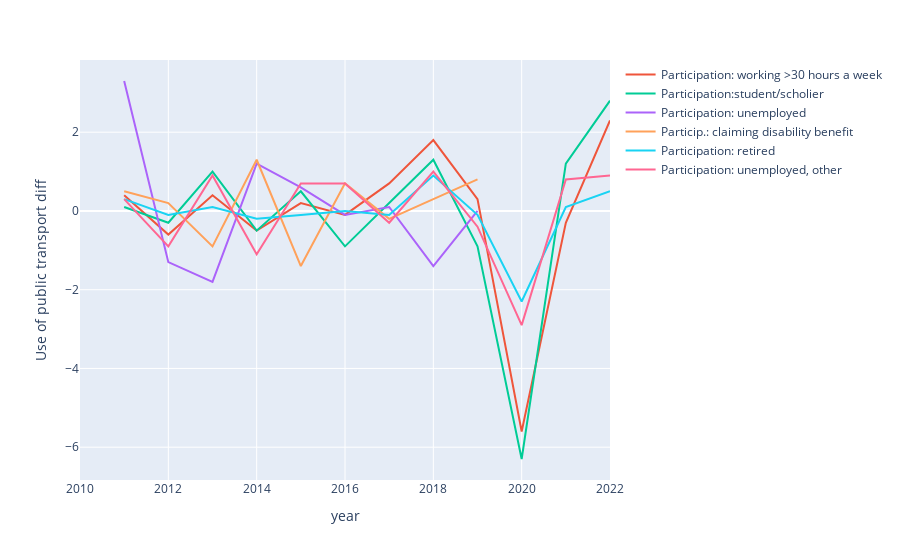

Notebook code for this chart:
### Code cell
dict_draw(d, particip, 'Use of public transport diff')

### Figure 1 — Plotly figure (JSON) as saved in the notebook; plotly's stock layout.template omitted (floating-point values rounded to 4 significant figures)
{"data": [{"hovertemplate": "<extra></extra>", "legendgroup": "", "line": {"color": "#636efa", "dash": "solid"}, "marker": {"symbol": "circle"}, "mode": "lines", "name": "", "orientation": "v", "showlegend": false, "type": "scatter", "xaxis": "x", "yaxis": "y"}, {"mode": "lines", "name": "Participation: working >30 hours a week", "type": "scatter", "x": [2010, 2011, 2012, 2013, 2014, 2015, 2016, 2017, 2018, 2019, 2020, 2021, 2022], "y": [null, 0.4, -0.6, 0.4, -0.5, 0.2, -0.1, 0.7, 1.8, 0.3, -5.6, -0.3, 2.3]}, {"mode": "lines", "name": "Participation:student/scholier", "type": "scatter", "x": [2010, 2011, 2012, 2013, 2014, 2015, 2016, 2017, 2018, 2019, 2020, 2021, 2022], "y": [null, 0.1, -0.3, 1, -0.5, 0.5, -0.9, 0.2, 1.3, -0.9, -6.3, 1.2, 2.8]}, {"mode": "lines", "name": "Participation: unemployed", "type": "scatter", "x": [2010, 2011, 2012, 2013, 2014, 2015, 2016, 2017, 2018, 2019, 2020, 2021, 2022], "y": [null, 3.3, -1.3, -1.8, 1.2, 0.6, -0.1, 0.1, -1.4, 0, null, null, 1.2]}, {"mode": "lines", "name": "Particip.: claiming disability benefit", "type": "scatter", "x": [2010, 2011, 2012, 2013, 2014, 2015, 2016, 2017, 2018, 2019, 2020, 2021, 2022], "y": [null, 0.5, 0.2, -0.9, 1.3, -1.4, 0.7, -0.2, 0.3, 0.8, null, null, null]}, {"mode": "lines", "name": "Participation: retired", "type": "scatter", "x": [2010, 2011, 2012, 2013, 2014, 2015, 2016, 2017, 2018, 2019, 2020, 2021, 2022], "y": [null, 0.3, -0.1, 0.1, -0.2, -0.1, 0, -0.1, 0.9, -0.1, -2.3, 0.1, 0.5]}, {"mode": "lines", "name": "Participation: unemployed, other", "type": "scatter", "x": [2010, 2011, 2012, 2013, 2014, 2015, 2016, 2017, 2018, 2019, 2020, 2021, 2022], "y": [null, 0.3, -0.9, 0.9, -1.1, 0.7, 0.7, -0.3, 1, -0.4, -2.9, 0.8, 0.9]}], "layout": {"autosize": true, "legend": {"tracegroupgap": 0}, "margin": {"t": 60}, "xaxis": {"anchor": "y", "autorange": true, "domain": [0, 1], "range": [2010, 2022], "title": {"text": "year"}, "type": "linear"}, "yaxis": {"anchor": "x", "autorange": true, "domain": [0, 1], "range": [-6.833, 3.833], "title": {"text": "Use of public transport diff"}, "type": "linear"}}}
